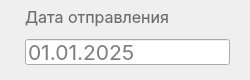
                   <widget class="QWidget" name="borderWidget_14" native="true">
                    <property name="maximumSize">
                     <size>
                      <width>16777215</width>
                      <height>68</height>
                     </size>
                    </property>
                    <layout class="QVBoxLayout" name="verticalLayout_133">
                     <property name="spacing">
                      <number>0</number>
                     </property>
                     <property name="leftMargin">
                      <number>0</number>
                     </property>
                     <property name="topMargin">
                      <number>0</number>
                     </property>
                     <property name="rightMargin">
                      <number>0</number>
                     </property>
                     <property name="bottomMargin">
                      <number>0</number>
                     </property>
                     <item>
                      <widget class="QWidget" name="widget_20" native="true">
                       <property name="minimumSize">
                        <size>
                         <width>250</width>
                         <height>0</height>
                        </size>
                       </property>
                       <property name="cursor">
                        <cursorShape>IBeamCursor</cursorShape>
                       </property>
                       <layout class="QVBoxLayout" name="verticalLayout_134">
                        <property name="spacing">
                         <number>10</number>
                        </property>
                        <property name="leftMargin">
                         <number>25</number>
                        </property>
                        <property name="topMargin">
                         <number>5</number>
                        </property>
                        <property name="rightMargin">
                         <number>20</number>
                        </property>
                        <property name="bottomMargin">
                         <number>15</number>
                        </property>
                        <item>
                         <widget class="QLabel" name="label_113">
                          <property name="minimumSize">
                           <size>
                            <width>0</width>
                            <height>24</height>
                           </size>
                          </property>
                          <property name="font">
                           <font>
                            <family>Inter</family>
                            <pointsize>12</pointsize>
                           </font>
                          </property>
                          <property name="styleSheet">
                           <string notr="true">color: #6D6D6D;</string>
                          </property>
                          <property name="text">
                           <string>Дата отправления</string>
                          </property>
                         </widget>
                        </item>
                        <item>
                         <widget class="QLineEdit" name="addRoute_departureDate">
                          <property name="minimumSize">
                           <size>
                            <width>0</width>
                            <height>26</height>
                           </size>
                          </property>
                          <property name="font">
                           <font>
                            <family>Inter</family>
                            <pointsize>16</pointsize>
                           </font>
                          </property>
                          <property name="inputMask">
                           <string/>
                          </property>
                          <property name="text">
                           <string/>
                          </property>
                          <property name="placeholderText">
                           <string>01.01.2025</string>
                          </property>
                         </widget>
                        </item>
                       </layout>
                      </widget>
                     </item>
                    </layout>
                   </widget>
